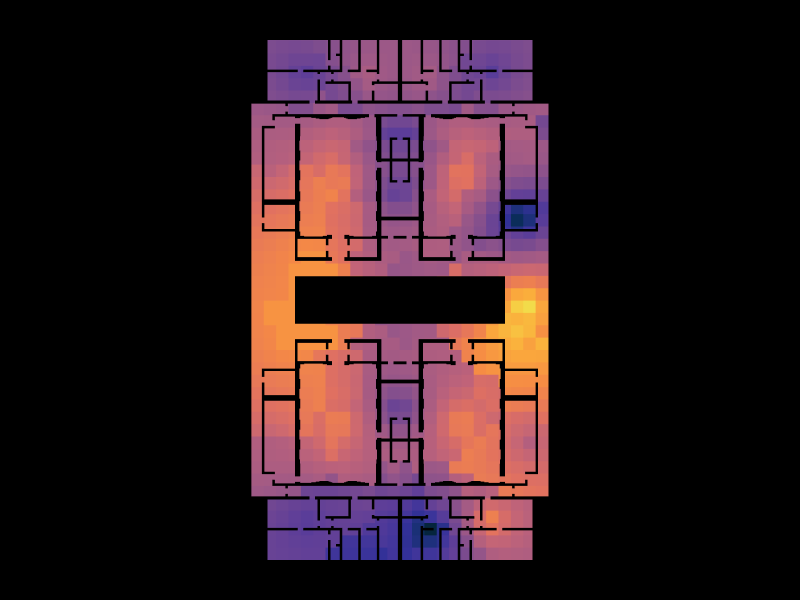

The code cell stored with this chart in its notebook:
### Markdown cell above
> Visualize degree centrality on the floor plan.

### Code cell
Topology.Show(faces,
              faceColorKey="dc_color",
              faceOpacity=1,
              showEdges=False,
              showVertices=False,
              vertexSizeKey="size",
              vertexColorKey="dc_color",
              camera=[0,0,6],
              backgroundColor="black",
              width=800,
              height=600,
              renderer=renderer)
